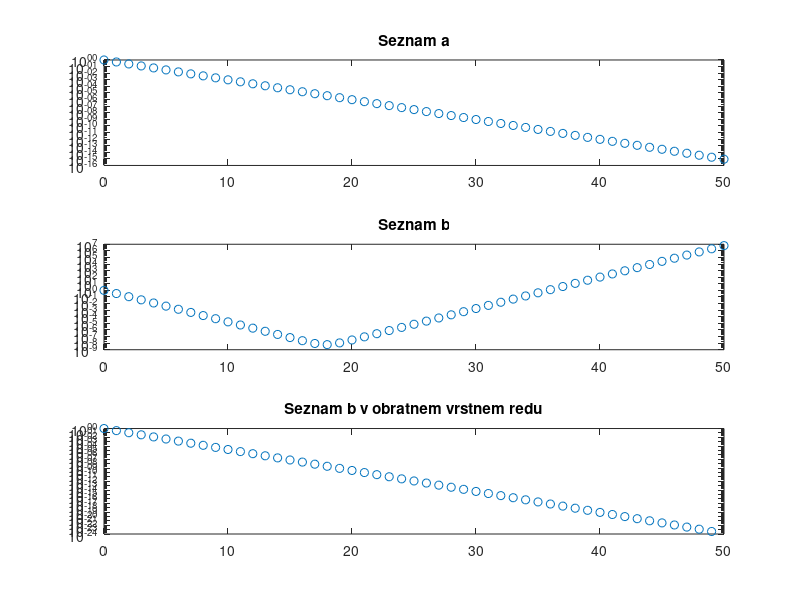

The MATLAB source for this figure:
% diferencne enacbe

a = [1 1/2 zeros(1,49)];
for n = 3:51
    a(n) = 5/2*a(n-1) - a(n-2);
end
subplot(3,1,1);
semilogy(0:50,a,'o');
title('Seznam a');

b = [1 1/3 zeros(1,49)];
for n = 3:51
    b(n) = 10/3*b(n-1) - b(n-2);
end
subplot(3,1,2);
semilogy(0:50,b,'o');
title('Seznam b');

rb = [zeros(1,49) 1 0];
for n = 49:-1:1
    rb(n) = 10/3*rb(n+1) - rb(n+2);
end
rb = rb/rb(1);
subplot(3,1,3);
semilogy(0:50,rb,'o');
title('Seznam b v obratnem vrstnem redu');

disp('Maksimalna absolutna napaka pri racunanju clenov b v obratnem vrstnem redu:');
disp(max(abs(rb - (1/3).^(0:50))));